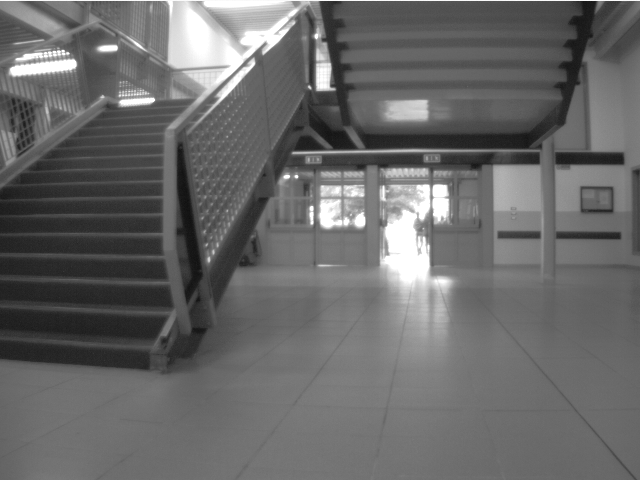
//> input picture VocabularyGeneration/DBoW2/demo/image1.png, 640 x 480 px
$ ./test   (built with g++ and OpenCV 4)
//> lines starting //> are read from the running program, lines starting //| are printed output that depends on the picture
#include<iostream>
//#include <opencv2/opencv.hpp>
#include <opencv2/core/core.hpp>
#include <opencv2/highgui/highgui.hpp>
#include <opencv2/features2d.hpp>
#include <opencv2/xfeatures2d.hpp>

using cv::xfeatures2d::FREAK;
using namespace std;

string type2str(int type) {
  string r;

  uchar depth = type & CV_MAT_DEPTH_MASK;
  uchar chans = 1 + (type >> CV_CN_SHIFT);

  switch ( depth ) {
    case CV_8U:  r = "8U"; break;
    case CV_8S:  r = "8S"; break;
    case CV_16U: r = "16U"; break;
    case CV_16S: r = "16S"; break;
    case CV_32S: r = "32S"; break;
    case CV_32F: r = "32F"; break;
    case CV_64F: r = "64F"; break;
    default:     r = "User"; break;
  }
  r += "C";
  r += (chans+'0');

  return r;
}

int main() {
  cv::Ptr<cv::FeatureDetector> orbDetector = cv::ORB::create(5000);
  cv::Ptr<FREAK> freak = FREAK::create();
  cv::Mat img = cv::imread("image1.png", 0);
//> img is the input picture: 480 rows x 640 cols, CV_8UC1; min 15, max 255, mean 104.6
  std::vector<cv::KeyPoint> kpts;
  cv::Mat orb_desc;
  orbDetector->detect(img, kpts);
//> kpts = 2132 keypoints; strongest (x, y, size): (319, 87, 77.1), (327, 86, 53.6), (325, 86, 44.6), (154, 100, 31)
  cv::Mat desc;
  freak->compute(img, kpts, desc);
//> kpts = 1076 keypoints; strongest (x, y, size): (154, 100, 31), (297, 177, 31), (311, 206, 31), (359, 225, 53.6)
  cv::Mat res;
  std::cout<<kpts.size()<<std::endl;
//| 1076
  // std::cout << "matrix = "<< std::endl << " "  << desc << std::endl << std::endl;
  std::cout<<type2str(desc.type())<<std::endl;
//| 8UC1
  std::cout<<desc.cols<<std::endl;
//| 64
  std::cout<<desc.rows<<std::endl;
//| 1076
  std::cout<<type2str(orb_desc.type())<<std::endl;
  std::cout<<orb_desc.cols<<std::endl;
  std::cout<<orb_desc.rows<<std::endl;
  cv::drawKeypoints(img, kpts, res);
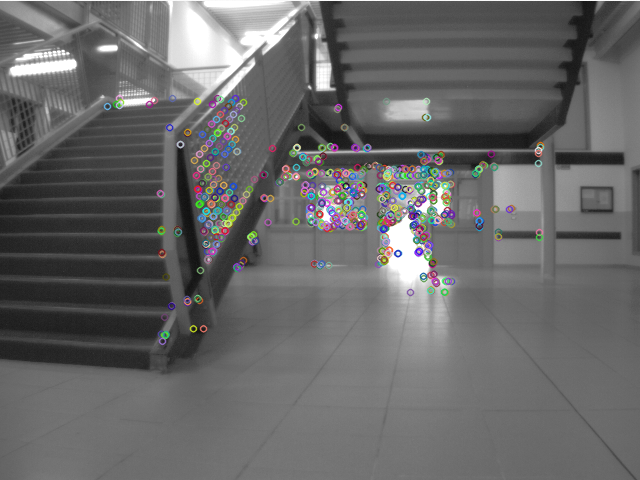
//> res: 480 rows x 640 cols, CV_8UC3; mean B, G, R 104.3, 104.1, 104.2
  cv::imshow("result", res);
  cv::waitKey(0);
}
